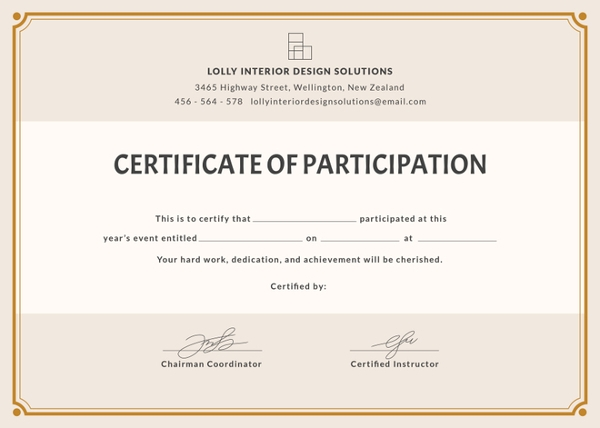
#> input picture certificate.jpg, 600 x 428 px
$ python Certifyit.py
#> lines starting #> are read from the running program, lines starting #| are printed output that depends on the picture
#> the answer given: 1
#> the answer given: certificate.jpg
from PIL import Image, ImageDraw, ImageFont
x=-1
y=-1
def test(msg):
#> called with msg = 'certificate.jpg'
	global x,y
	#x,y=map(int, input(f"enter cords for the {msg}").split())
	x,y = 50,90
	image = Image.open('certificate.jpg')
#> image is the input picture: PIL image 600x428 RGB; mean R, G, B 240.7, 232.1, 222.8
	draw = ImageDraw.Draw(image)
	#font = ImageFont.truetype('Roboto-Bold.ttf', size=45)
	color='rgb(0,0,0)'
	draw.text((x,y),msg,fill=color)
	image.save('save.jpg')
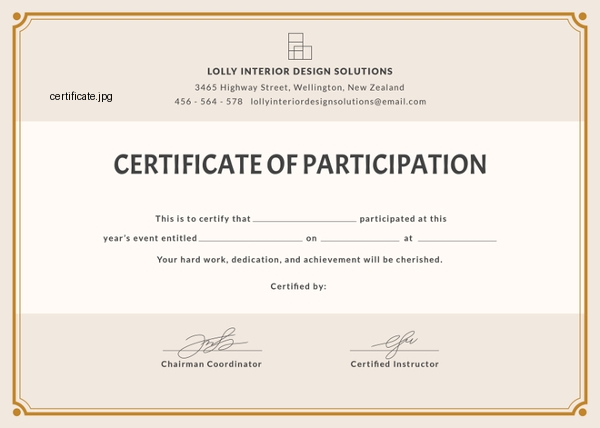
#> saved as save.jpg: PIL image 600x428 RGB; mean R, G, B 240.6, 232, 222.6
	image.show() #optional can be removed
if __name__=="__main__":
	while True:
#> (the run stopped early here; a loop or call above may not have finished)
